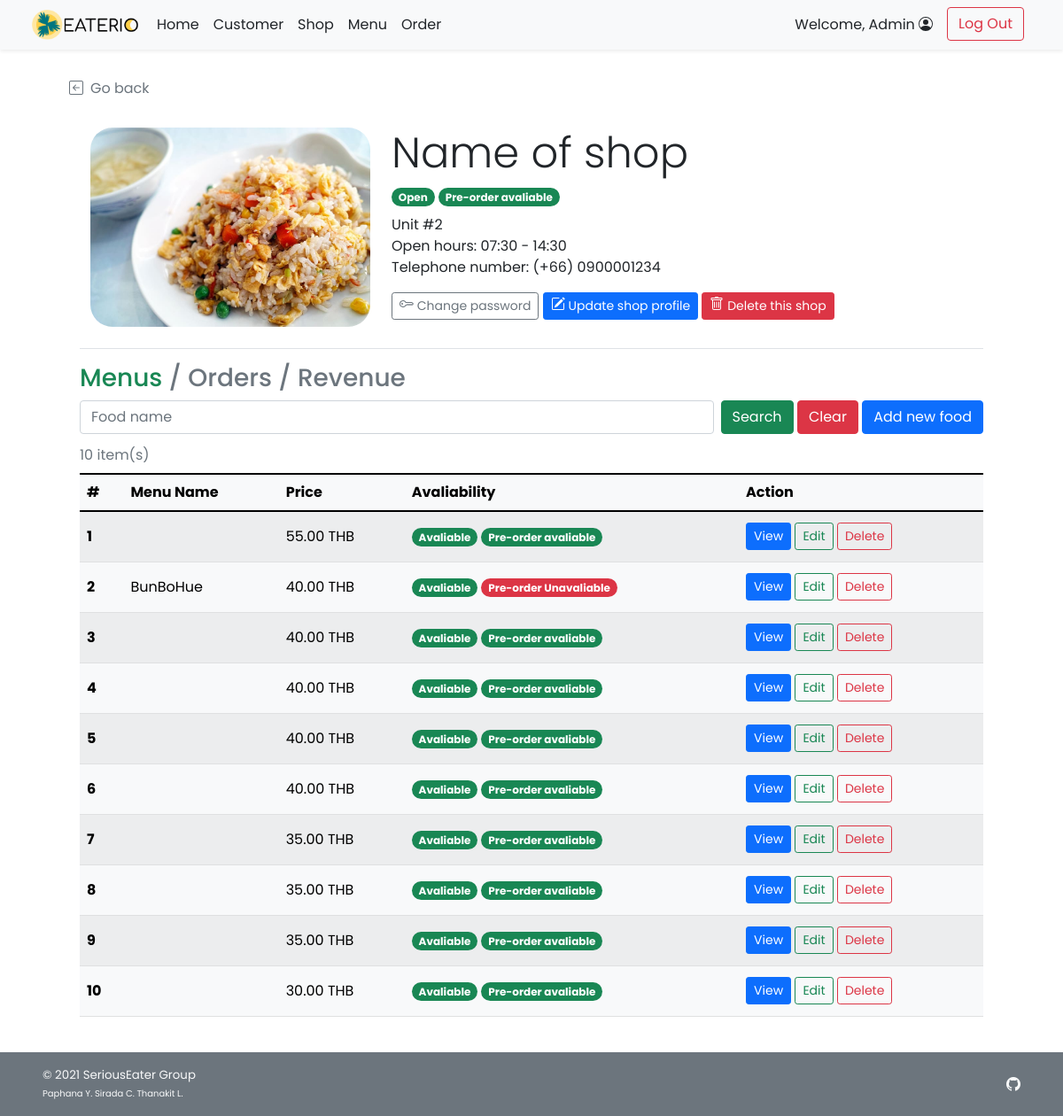
The app's page /admin/admin_shop_detail.php?s_id=1 (signed in), older data.
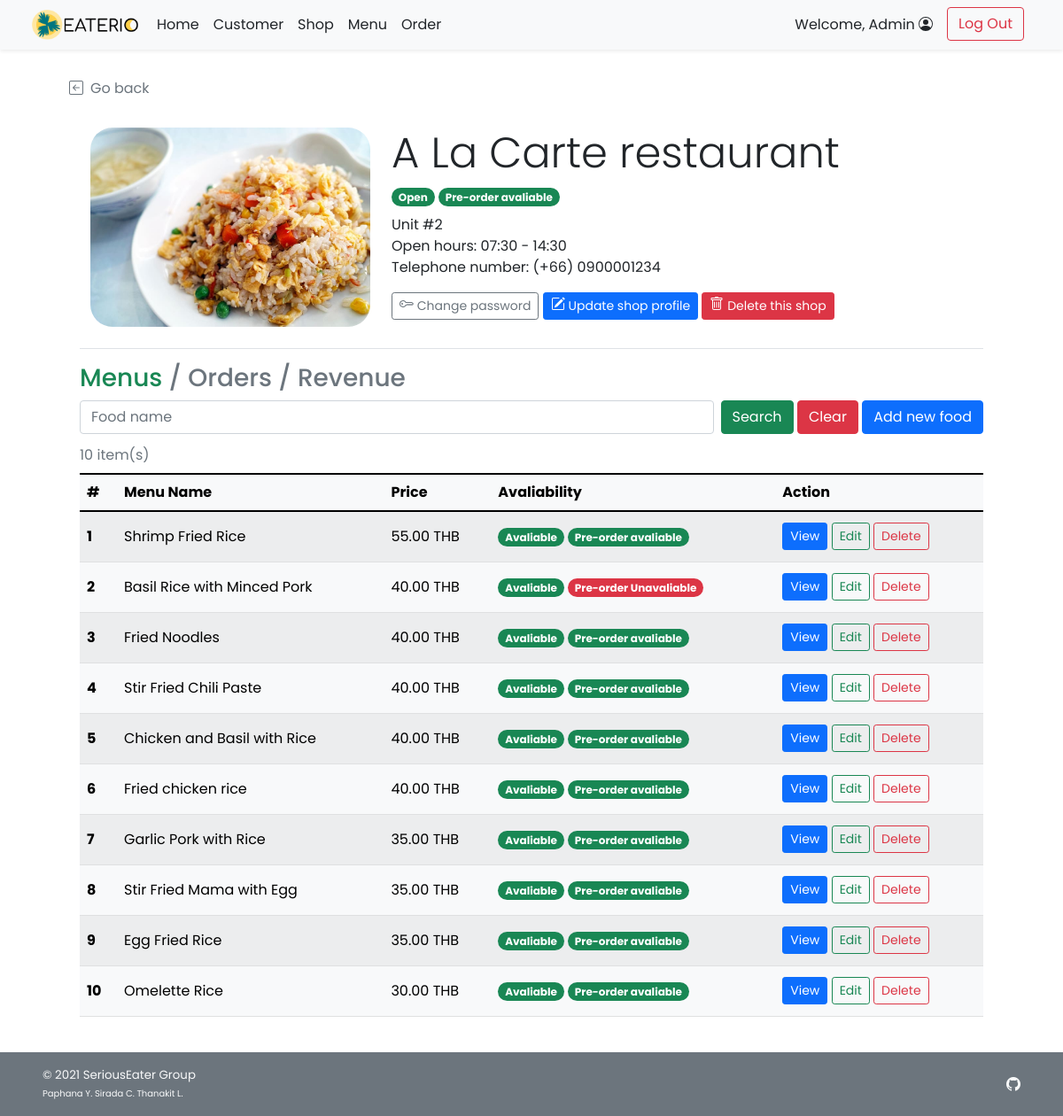
The same page, newer data.
### tables this page shows
CREATE TABLE `shop` (
  `s_id` int(11) NOT NULL,
  `s_username` varchar(45) NOT NULL,
  `s_pwd` varchar(45) NOT NULL,
  `s_name` varchar(100) NOT NULL,
  `s_location` varchar(100) NOT NULL,
  `s_openhour` time NOT NULL,
  `s_closehour` time NOT NULL,
  `s_status` tinyint(4) NOT NULL DEFAULT 1 COMMENT 'Shop ready for taking an order or not (True for open, False for close)',
  `s_preorderStatus` tinyint(4) NOT NULL DEFAULT 1 COMMENT 'Shop is ready for tomorrow pre-order or not',
  `s_email` varchar(100) NOT NULL,
  `s_phoneno` varchar(45) NOT NULL,
  `s_pic` text DEFAULT NULL
);

CREATE TABLE `food` (
  `f_id` int(11) NOT NULL,
  `s_id` int(11) NOT NULL,
  `f_name` varchar(100) NOT NULL,
  `f_price` decimal(6,2) NOT NULL,
  `f_todayavail` tinyint(4) NOT NULL DEFAULT 1 COMMENT 'Food is available to order or not',
  `f_preorderavail` tinyint(4) NOT NULL DEFAULT 1,
  `f_pic` text DEFAULT NULL
);

### admin/admin_shop_detail.php (the view, shortened to what the changed rows need)
<!DOCTYPE html>
<html lang="en">
<head>
    <?php
        include("../conn_db.php");
        include('../head.php');
    ?>
    <link href="../css/main.css" rel="stylesheet">
    <link href="../css/menu.css" rel="stylesheet">
</head>
<body class="d-flex flex-column h-100">
    <?php
        $s_id = $_GET["s_id"];
        $query = "SELECT s_name,s_location,s_openhour,s_closehour,s_status,s_preorderstatus,s_phoneno,s_pic
        FROM shop WHERE s_id = {$s_id} LIMIT 0,1";
        $result = $mysqli -> query($query);
        $shop_row = $result -> fetch_array();
    ?>
    <div class="container px-5 py-4" id="shop-body">
        <div class="container row row-cols-6 row-cols-md-12 g-5 pt-4 mb-4" id="shop-header">
            <div class="rounded-25 col-6 col-md-4" id="shop-img" style="
                    background: url(
                        <?php
                            if(is_null($shop_row["s_pic"])){echo "'../img/default.png'";}
                            else{echo "'../img/{$shop_row['s_pic']}'";}
                        ?>
                    ) center; height: 225px;
                    background-size: cover; background-repeat: no-repeat;
                    background-position: center;">
            </div>
            <div class="col-6 col-md-8">
                <h1 class="display-5 strong"><?php echo $shop_row["s_name"];?></h1>
                <ul class="list-unstyled">
                    <li class="my-2">
                        <?php
                            $now = date('H:i:s');
                            if((($now < $shop_row["s_openhour"])||($now > $shop_row["s_closehour"]))||($shop_row["s_status"]==0)){
                        ?>
                        <span class="badge rounded-pill bg-danger">Closed</span>
                        <?php }else{ ?>
                        <span class="badge rounded-pill bg-success">Open</span>
                        <?php }
                            if($shop_row["s_preorderstatus"]==1){
                        ?>
                        <span class="badge rounded-pill bg-success">Pre-order avaliable</span>
                        <?php }else{ ?>
                        <span class="badge rounded-pill bg-danger">Pre-order Unavaliable</span>
                        <?php } ?>
                    </li>
                    <li class=""><?php echo $shop_row["s_location"];?></li>
                    <li class="">Open hours:
                        <?php
                            $open = explode(":",$shop_row["s_openhour"]);
                            $close = explode(":",$shop_row["s_closehour"]);
                            echo $open[0].":".$open[1]." - ".$close[0].":".$close[1];
                        ?>
                    </li>
                    <li class="">Telephone number: <?php echo "(+66) ".$shop_row["s_phoneno"];?></li>
                </ul>
                <a class="btn btn-sm btn-outline-secondary" href="admin_shop_pwd.php?s_id=<?php echo $s_id?>">
            Change password
        </a>
        <a class="btn btn-sm btn-primary mt-2 mt-md-0" href="admin_shop_edit.php?s_id=<?php echo $s_id?>">
            Update shop profile
        </a>
        <a class="btn btn-sm btn-danger mt-2 mt-md-0" href="admin_shop_delete.php?s_id=<?php echo $s_id?>">
            Delete this shop
        </a>
            </div>
        </div>
        <?php
            if(isset($_GET["search"])){
                $query = "SELECT * FROM food WHERE s_id = {$s_id} AND f_name LIKE '%{$_GET['fdn']}%' ORDER BY f_price DESC;";
            }else{
                $query = "SELECT * FROM food WHERE s_id = {$s_id} ORDER BY f_price DESC;";
            }
            $result = $mysqli -> query($query);
            $numrow = $result -> num_rows;
            if($numrow > 0){
        ?>
        <div class="container align-items-stretch">
            <div class="table-responsive">
            <table class="table rounded-5 table-light table-striped table-hover align-middle caption-top mb-3">
                <caption><?php echo $numrow;?> item(s) <?php if(isset($_GET["search"])){?><br /><a
                        Result</a><?php } ?></caption>
                <thead class="bg-light">
                    <tr>
                        <th scope="col">#</th>
                        <th scope="col">Menu Name</th>
                        <th scope="col">Price</th>
                        <th scope="col">Avaliability</th>
                        <th scope="col">Action</th>
                    </tr>
                </thead>
                <tbody>
                    <?php $i=1; while($row = $result -> fetch_array()){ ?>
                    <tr>
                        <th><?php echo $i++;?></th>
                        <td><?php echo $row["f_name"];?></td>
                        <td><?php printf("%.2f THB",$row["f_price"]);?></td>
                        <td class="text-wrap">
                            <ul class="list-unstyled mb-3 mb-md-0">
                                <li class="my-2">
                                    <?php if($row["f_todayavail"]==1){ ?>
                                    <span class="badge rounded-pill bg-success">Avaliable</span>
                                    <?php }else{ ?>
                                    <span class="badge rounded-pill bg-danger">Unavaliable</span>
                                    <?php }
                                        if($row["f_preorderavail"]==1){?>
                                    <span class="badge rounded-pill bg-success">Pre-order avaliable</span>
                                    <?php }else{ ?>
                                    <span class="badge rounded-pill bg-danger">Pre-order Unavaliable</span>
                                    <?php }?>
                                </li>
                            </ul>
                        </td>
                        <td>
                            <a href="admin_food_detail.php?f_id=<?php echo $row["f_id"]?>"
                                class="btn btn-sm btn-primary">View</a>
                            <a href="admin_food_edit.php?f_id=<?php echo $row["f_id"]?>"
                                class="btn btn-sm btn-outline-success">Edit</a>
                            <a href="admin_food_delete.php?f_id=<?php echo $row["f_id"]?>"
                                class="btn btn-sm btn-outline-danger">Delete</a>
                        </td>
                    </tr>
                    <?php } ?>
                </tbody>
            </table>
        </div>
        </div>
        <?php } ?>
    </div>
</body>
</html>

Row changes from the older to the newer data that the page shows:
changed shop "Unit #2": s_name "Name of shop" → "A La Carte restaurant"
changed food: f_name (not shown) → "Shrimp Fried Rice"
changed food: f_name "BunBoHue" → "Basil Rice with Minced Pork"
changed food: f_name (not shown) → "Fried Noodles"
changed food: f_name (not shown) → "Stir Fried Chili Paste"
changed food: f_name (not shown) → "Chicken and Basil with Rice"
changed food: f_name (not shown) → "Fried chicken rice"
changed food: f_name (not shown) → "Garlic Pork with Rice"
changed food: f_name (not shown) → "Stir Fried Mama with Egg"
changed food: f_name (not shown) → "Egg Fried Rice"
changed food: f_name (not shown) → "Omelette Rice"
